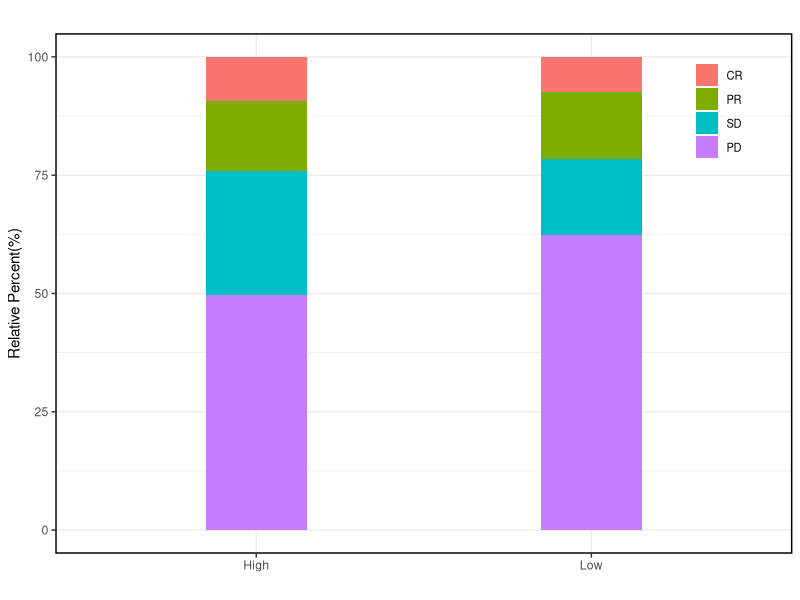
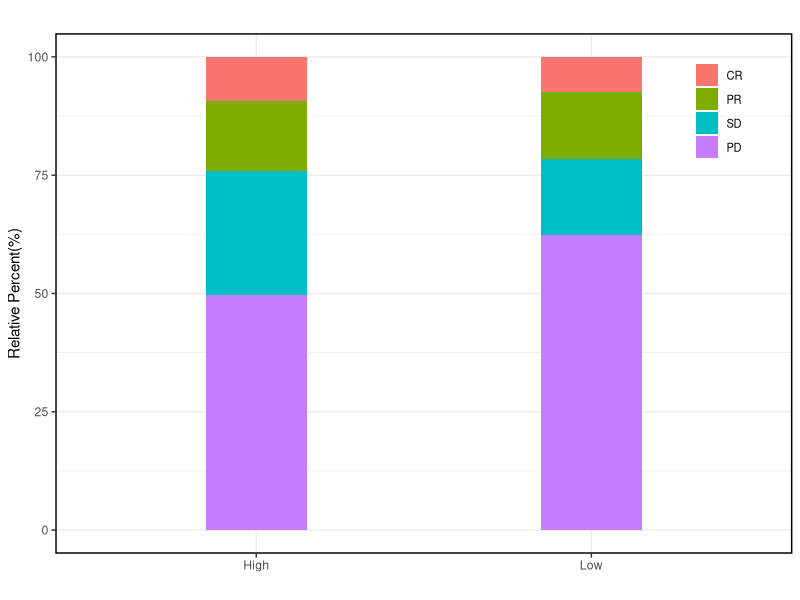

The R source for these figures, in order:
rm(list=ls())
library(ggpubr)
library(dplyr)
library(tidyr)
library(reshape2)

data = read.csv('../../data/Imvigor210/treatment_response/treatment_response.csv')

data[, 'high'] = data[, 'high'] / sum(data[, 'high']) * 100
data[, 'low'] = data[, 'low'] / sum(data[, 'low']) * 100

data = data %>% pivot_longer(-c('name'), names_to = "group", values_to = "num")
data$name <- factor(data$name,levels = c("CR", "PR", "SD", "PD"))
data$group[data$group == 'high'] = 'High'
data$group[data$group == 'low'] = 'Low'

p = ggplot(data=data, aes(x=group, y=num, fill=name)) +
  geom_bar(stat="identity", width=0.3) + 
  guides(fill=guide_legend(title=NULL)) +
  ylim(0, 100) + 
  xlab("") +
  ylab("Relative Percent(%)") +
  labs(title="") +
  theme_bw() + 
  theme(plot.title=element_text(hjust=0.45),
        panel.border = element_rect(color = "black", fill = NA, size=1),
        legend.title = element_blank(),
        legend.position = c(0.9,0.85),
        legend.background=element_rect(fill = alpha("white", 0)),
        legend.text = element_text(size=8)
  )
p

p
ggsave(paste('../../data/Imvigor210/treatment_response/', 'treatment_response',"_plot.pdf", sep=''),width = 10,height = 10,units = "cm")
